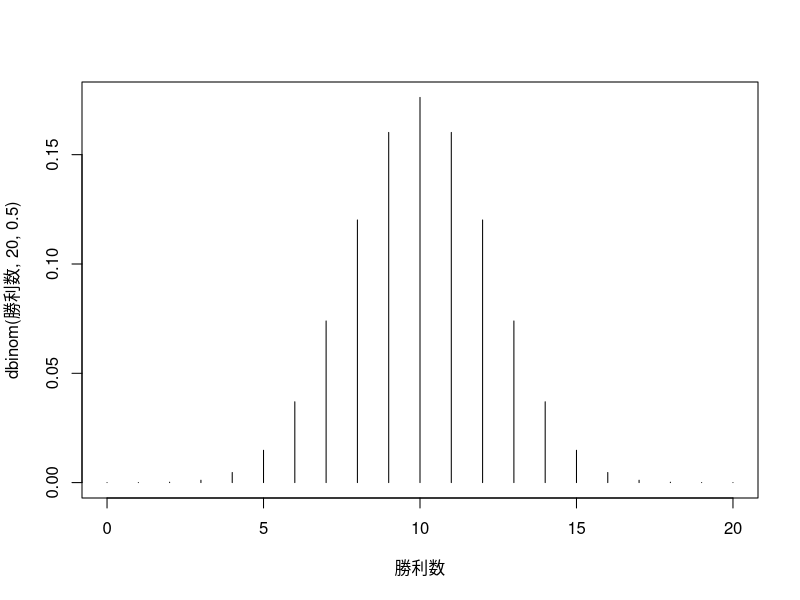

Here is the R script that generated this plot:

# 12.2.1 Rで分析してみよう --------------------------------------------------------

dbinom(17, 20, 0.5)

勝利数 <- 0:20

dbinom(勝利数, 20, 0.5)

plot(勝利数, dbinom(勝利数, 20, 0.5), type="h")

pbinom(勝利数, 20, 0.5)

round(1.23456, digit=4)

round(pbinom(勝利数, 20, 0.5), 4)

pbinom(16, 20, 0.5)
pbinom(16, 20, 0.5, lower.tail=FALSE)
1 - pbinom(16, 20, 0.5)


pbinom(16, 20, 0.5) + pbinom(16, 20, 0.5, lower.tail=FALSE)

的中回数 <- 0:10
round(pbinom(的中回数, 10, 1/3), 4)

pbinom(6, 10, 1/3)
